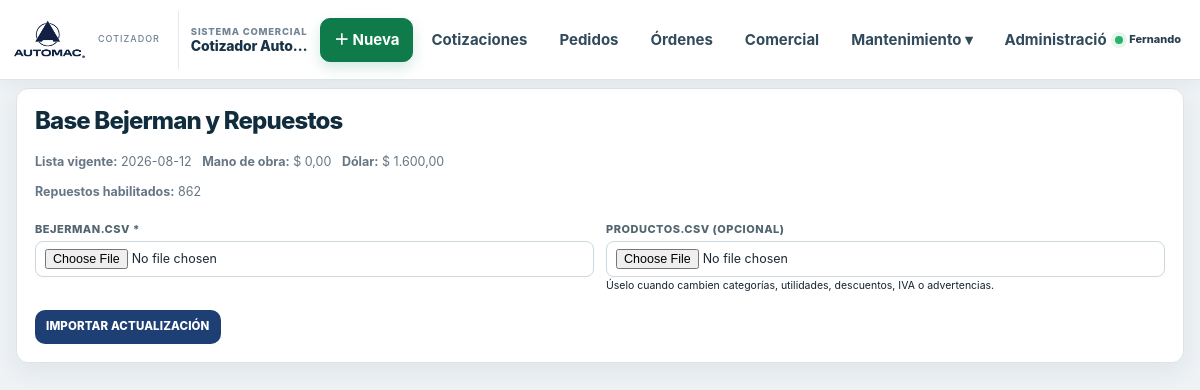
The page /administrar_repuestos.php (signed in) on the database as committed earlier.
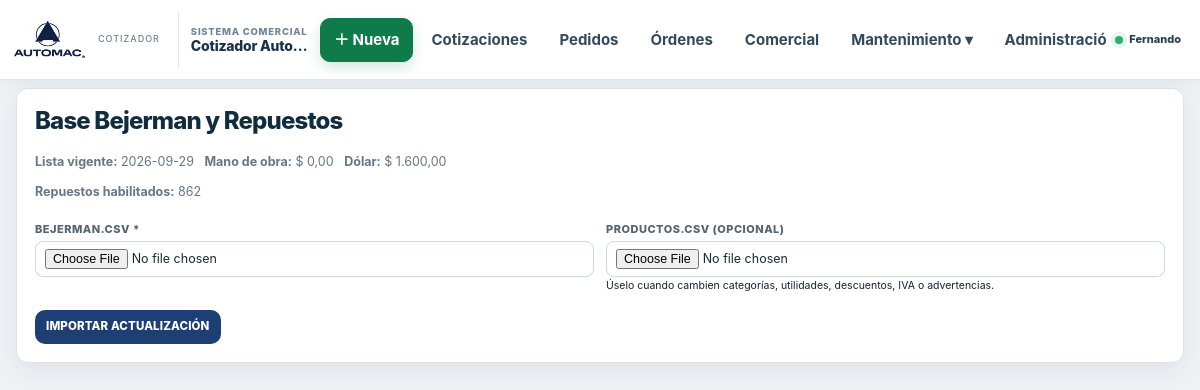
The same page on the database as committed later.
### tables this page shows
CREATE TABLE `bejerman_listas` (
  `bejerman_lista_id` int(11) NOT NULL,
  `fecha_lista` date NOT NULL,
  `valor_mano_obra` decimal(18,4) NOT NULL DEFAULT 0.0000,
  `valor_dolar` decimal(18,4) NOT NULL DEFAULT 0.0000,
  `fecha_importacion` datetime NOT NULL DEFAULT current_timestamp(),
  `usuario_importacion` varchar(150) DEFAULT NULL,
  `archivo_origen` varchar(255) DEFAULT NULL,
  `estado` enum('VIGENTE','HISTORICA','ANULADA') NOT NULL DEFAULT 'VIGENTE',
  `observaciones` varchar(500) DEFAULT NULL
);

### administrar_repuestos.php (the view, shortened to what this page needs)
<?php
session_start();require_once 'conexion.php';require_once 'auth.php';exigirRoles(array('ADMINISTRADOR'));
$lista=$conexion->query("SELECT * FROM bejerman_listas WHERE estado='VIGENTE' ORDER BY bejerman_lista_id DESC LIMIT 1")->fetch_assoc();$cant=(int)($conexion->query("SELECT COUNT(*) c FROM productos_repuestos WHERE habilitado=1")->fetch_assoc()['c']??0);
?><!doctype html><html lang="es"><head></head><body><?php require 'menu.php';?><div class="caja"><h1>Base Bejerman y Repuestos</h1><p><strong>Lista vigente:</strong> <?=htmlspecialchars($lista['fecha_lista']??'Sin importar')?> <strong>Mano de obra:</strong> $ <?=number_format((float)($lista['valor_mano_obra']??0),2,',','.')?> <strong>Dólar:</strong> $ <?=number_format((float)($lista['valor_dolar']??0),2,',','.')?></p><p><strong>Repuestos habilitados:</strong> <?=$cant?></p><form method="post" enctype="multipart/form-data"><div class="fila"><div><label>Bejerman.csv *</label><input type="file" name="bejerman_csv" accept=".csv" required></div><div><label>Productos.csv (opcional)</label><input type="file" name="productos_csv" accept=".csv"><small>Úselo cuando cambien categorías, utilidades, descuentos, IVA o advertencias.</small></div></div><button>IMPORTAR ACTUALIZACIÓN</button></form></div></body></html>

Rows that differ between the two databases and show on the page:
no longer on this page (row edited): bejerman_listas: fecha_lista "2026-08-12", valor_mano_obra "0,00", valor_dolar "1.600,00"
added bejerman_listas: fecha_lista "2026-09-29", valor_mano_obra "0,00", valor_dolar "1.600,00"
